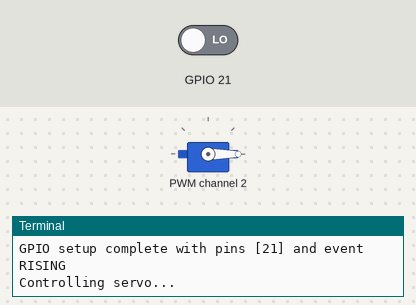
The program below on a simulated Raspberry Pi (BCM pin numbers). On the bench: servo, the last lines printed to the terminal. The inputs (shaded band) are chosen by the test bench; at power-on: GPIO 21 LOW. At 1.6 s the program stops and its outputs stay as they are.

Above: at 1.2 s.
1.3 s: GPIO 21 driven HIGH
At 1.9 s:
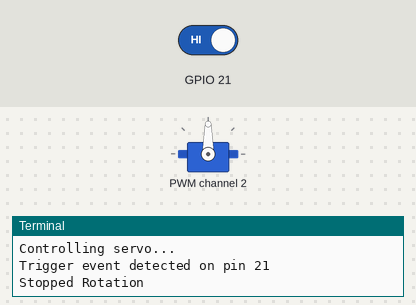
Timing chart, 0 to 3.1 s (numbered marks = the images above; inputs shaded):
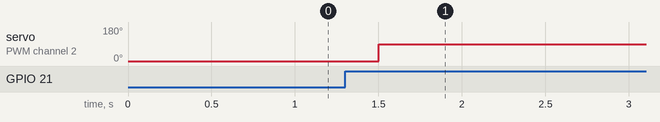

Measured:
- after the input at 1.3 s, servo on PWM channel 2: 0° → 90° after 0.20 s

The program:

ldr_servo_simple_test.py
```python
import time
import RPi.GPIO as GPIO
from adafruit_servokit import ServoKit

# Constants
TRIGGER_PINS = [21]  # Example GPIO pins
TRIGGER_EVENT = "RISING"  # Example event
SERVO_CHANNEL = 2  # The servo channel on the ServoKit

# Initialize ServoKit
kit = ServoKit(channels=16)

# Global variable to stop the servo rotation
stop_rotate = False

# Callback function for GPIO event
def set_stop_rotate(channel):
    global stop_rotate
    print(f"Trigger event detected on pin {channel}")
    stop_rotate = True

# Function to set up GPIO
def setup_gpio(trigger_pins, trigger_event):
    try:
        GPIO.setmode(GPIO.BCM)

        event_mapping = {
            "RISING": GPIO.RISING,
            "FALLING": GPIO.FALLING,
            "BOTH": GPIO.BOTH
        }

        if trigger_event not in event_mapping:
            raise ValueError(f"Invalid trigger_event: {trigger_event}")

        gpio_event = event_mapping[trigger_event]

        for pin in trigger_pins:
            GPIO.setup(pin, GPIO.IN)
            GPIO.add_event_detect(pin, gpio_event, callback=set_stop_rotate, bouncetime=50)

        print(f"GPIO setup complete with pins {trigger_pins} and event {trigger_event}")

    except Exception as e:
        try:
            GPIO.cleanup()
        except:
            pass
        print(f"An error occurred: {e}")
        print("GPIO setting failed")

# Function to control the servo motor
def control_servo():
    global stop_rotate
    print("Controlling servo...")
    while True:
        if stop_rotate:
            kit.servo[SERVO_CHANNEL].angle = 90
            print("Stopped Rotation")
            time.sleep(0.1)
            break
        else:
            kit.servo[SERVO_CHANNEL].angle = 0
            time.sleep(0.5)

# Main script execution
if __name__ == "__main__":
    try:
        # Setup GPIO
        setup_gpio(TRIGGER_PINS, TRIGGER_EVENT)

        # Control the servo motor based on GPIO events
        control_servo()

    finally:
        # Cleanup GPIO when done
        GPIO.cleanup()
```
